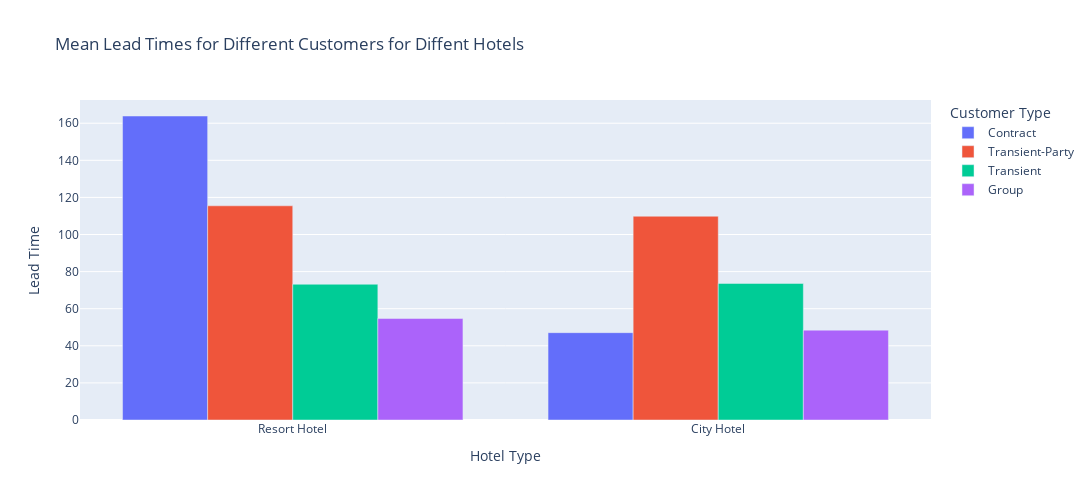

Source (notebook cell):
### Code cell
# Plot bar graphs
fig = px.bar(mean_lead_time_sorted, x='Hotel Type', y='Lead Time', color='Customer Type',
             title='Mean Lead Times for Different Customers for Diffent Hotels', labels={'value': 'Total'},
             barmode = 'group'
             )

# Update layout to vary length and width
fig.update_layout(
    width=1100,
    height=500,
    bargap=0.2,
)

fig.show()

### Figure 1 — Plotly figure (JSON) as saved in the notebook; plotly's stock layout.template omitted (floating-point values rounded to 4 significant figures)
{"data": [{"alignmentgroup": "True", "hovertemplate": "Customer Type=Contract<br>Hotel Type=%{x}<br>Lead Time=%{y}<extra></extra>", "legendgroup": "Contract", "marker": {"color": "#636efa", "pattern": {"shape": ""}}, "name": "Contract", "offsetgroup": "Contract", "orientation": "v", "showlegend": true, "textposition": "auto", "type": "bar", "x": ["Resort Hotel", "City Hotel"], "xaxis": "x", "y": [163.9, 47.08], "yaxis": "y"}, {"alignmentgroup": "True", "hovertemplate": "Customer Type=Transient-Party<br>Hotel Type=%{x}<br>Lead Time=%{y}<extra></extra>", "legendgroup": "Transient-Party", "marker": {"color": "#EF553B", "pattern": {"shape": ""}}, "name": "Transient-Party", "offsetgroup": "Transient-Party", "orientation": "v", "showlegend": true, "textposition": "auto", "type": "bar", "x": ["Resort Hotel", "City Hotel"], "xaxis": "x", "y": [115.5, 109.9], "yaxis": "y"}, {"alignmentgroup": "True", "hovertemplate": "Customer Type=Transient<br>Hotel Type=%{x}<br>Lead Time=%{y}<extra></extra>", "legendgroup": "Transient", "marker": {"color": "#00cc96", "pattern": {"shape": ""}}, "name": "Transient", "offsetgroup": "Transient", "orientation": "v", "showlegend": true, "textposition": "auto", "type": "bar", "x": ["City Hotel", "Resort Hotel"], "xaxis": "x", "y": [73.63, 73.19], "yaxis": "y"}, {"alignmentgroup": "True", "hovertemplate": "Customer Type=Group<br>Hotel Type=%{x}<br>Lead Time=%{y}<extra></extra>", "legendgroup": "Group", "marker": {"color": "#ab63fa", "pattern": {"shape": ""}}, "name": "Group", "offsetgroup": "Group", "orientation": "v", "showlegend": true, "textposition": "auto", "type": "bar", "x": ["Resort Hotel", "City Hotel"], "xaxis": "x", "y": [54.75, 48.45], "yaxis": "y"}], "layout": {"bargap": 0.2, "barmode": "group", "height": 500, "legend": {"title": {"text": "Customer Type"}, "tracegroupgap": 0}, "title": {"text": "Mean Lead Times for Different Customers for Diffent Hotels"}, "width": 1100, "xaxis": {"anchor": "y", "autorange": true, "domain": [0, 1], "range": [-0.5, 1.5], "title": {"text": "Hotel Type"}, "type": "category"}, "yaxis": {"anchor": "x", "autorange": true, "domain": [0, 1], "range": [0, 172.5], "title": {"text": "Lead Time"}, "type": "linear"}}}
